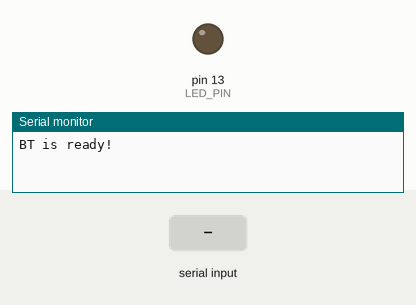
This sketch was run on a simulated Arduino Uno, built with avr-gcc and run on an emulated ATmega328P. On the bench: output pins drawn as LEDs (lit = HIGH), the last lines printed to the serial monitor. Inputs (shaded band) come from the test bench.

Above: at 1.2 s.
1.3 s: "1" received over the second serial link
At 1.7 s:
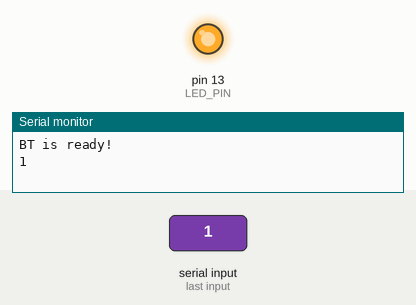
2.8 s: "0" received over the second serial link
At 4.0 s:
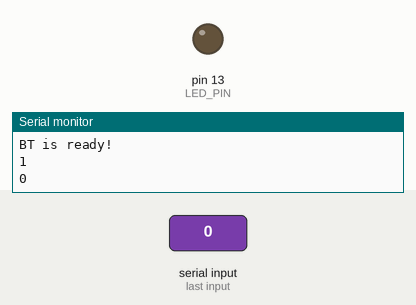
Timing chart, 0 to 5.8 s (numbered marks = the images above; inputs shaded):
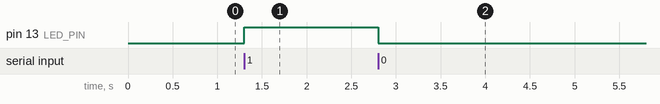

Measured:
- after the input at 1.3 s, pin 13 (LED_PIN): LOW → HIGH at once
- after the input at 2.8 s, pin 13 (LED_PIN): HIGH → LOW at once

The sketch:

Cordova_LED_test.ino
```cpp
#include <SoftwareSerial.h>   // 引用程式庫

// 定義連接藍牙模組的序列埠
SoftwareSerial BT(8, 9); // (Rx, Tx)
char val;  // 儲存接收資料的變數
const byte LED_PIN = 13;

void setup() {
  Serial.begin(9600);   // 與電腦序列埠連線
  Serial.println("BT is ready!");
  pinMode(LED_PIN, OUTPUT);
  // 設定藍牙模組的連線速率
  BT.begin(9600);
}

void loop() {
  // 若收到藍牙模組的資料，則送到「序列埠監控視窗」
  if (BT.available()) {
    val = BT.read();
    Serial.println(val);

    if (val == '1') {
      digitalWrite(LED_PIN, HIGH);
    } else if (val == '0') {
      digitalWrite(LED_PIN, LOW);
    }
  }
}
```
